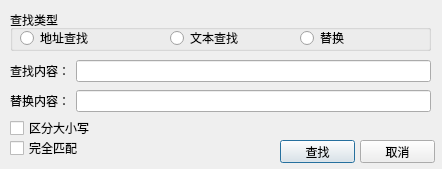
<?xml version="1.0" encoding="UTF-8"?>
<ui version="4.0">
 <class>FindAddrDlg</class>
 <widget class="QDialog" name="FindAddrDlg">
  <property name="geometry">
   <rect>
    <x>0</x>
    <y>0</y>
    <width>442</width>
    <height>169</height>
   </rect>
  </property>
  <property name="minimumSize">
   <size>
    <width>311</width>
    <height>161</height>
   </size>
  </property>
  <property name="windowTitle">
   <string>Dialog</string>
  </property>
  <widget class="QCheckBox" name="m_nocasecheck">
   <property name="geometry">
    <rect>
     <x>10</x>
     <y>120</y>
     <width>221</width>
     <height>16</height>
    </rect>
   </property>
   <property name="focusPolicy">
    <enum>Qt::NoFocus</enum>
   </property>
   <property name="text">
    <string>区分大小写</string>
   </property>
  </widget>
  <widget class="QPushButton" name="m_ok">
   <property name="geometry">
    <rect>
     <x>280</x>
     <y>140</y>
     <width>75</width>
     <height>23</height>
    </rect>
   </property>
   <property name="text">
    <string>查找</string>
   </property>
  </widget>
  <widget class="QPushButton" name="m_cancel">
   <property name="geometry">
    <rect>
     <x>360</x>
     <y>140</y>
     <width>75</width>
     <height>23</height>
    </rect>
   </property>
   <property name="text">
    <string>取消</string>
   </property>
  </widget>
  <widget class="QWidget" name="layoutWidget">
   <property name="geometry">
    <rect>
     <x>10</x>
     <y>60</y>
     <width>421</width>
     <height>22</height>
    </rect>
   </property>
   <layout class="QHBoxLayout" name="horizontalLayout">
    <item>
     <widget class="QLabel" name="label">
      <property name="text">
       <string>查找内容：</string>
      </property>
     </widget>
    </item>
    <item>
     <widget class="QLineEdit" name="m_addrinputedit"/>
    </item>
   </layout>
  </widget>
  <widget class="QCheckBox" name="checkBox_same">
   <property name="geometry">
    <rect>
     <x>10</x>
     <y>140</y>
     <width>241</width>
     <height>16</height>
    </rect>
   </property>
   <property name="text">
    <string>完全匹配</string>
   </property>
  </widget>
  <widget class="QGroupBox" name="groupBox">
   <property name="geometry">
    <rect>
     <x>10</x>
     <y>10</y>
     <width>421</width>
     <height>41</height>
    </rect>
   </property>
   <property name="title">
    <string>查找类型</string>
   </property>
   <widget class="QRadioButton" name="radioButton_2">
    <property name="geometry">
     <rect>
      <x>160</x>
      <y>20</y>
      <width>121</width>
      <height>16</height>
     </rect>
    </property>
    <property name="text">
     <string>文本查找</string>
    </property>
   </widget>
   <widget class="QRadioButton" name="radioButton_1">
    <property name="geometry">
     <rect>
      <x>10</x>
      <y>20</y>
      <width>131</width>
      <height>16</height>
     </rect>
    </property>
    <property name="text">
     <string>地址查找</string>
    </property>
   </widget>
   <widget class="QRadioButton" name="radioButton_3">
    <property name="geometry">
     <rect>
      <x>290</x>
      <y>20</y>
      <width>121</width>
      <height>16</height>
     </rect>
    </property>
    <property name="text">
     <string>替换</string>
    </property>
   </widget>
  </widget>
  <widget class="QWidget" name="layoutWidget">
   <property name="geometry">
    <rect>
     <x>10</x>
     <y>90</y>
     <width>421</width>
     <height>22</height>
    </rect>
   </property>
   <layout class="QGridLayout" name="gridLayout">
    <item row="0" column="0">
     <widget class="QLabel" name="replacelabel">
      <property name="text">
       <string>替换内容：</string>
      </property>
     </widget>
    </item>
    <item row="0" column="1">
     <widget class="QLineEdit" name="replaceEdit"/>
    </item>
   </layout>
  </widget>
 </widget>
 <resources/>
 <connections/>
</ui>
